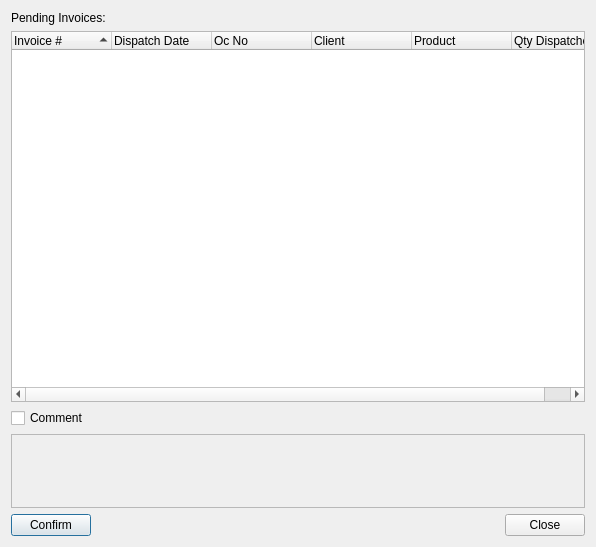
<?xml version="1.0" encoding="UTF-8"?>
<ui version="4.0">
 <class>ConfirmDelivery</class>
 <widget class="QDialog" name="ConfirmDelivery">
  <property name="geometry">
   <rect>
    <x>0</x>
    <y>0</y>
    <width>596</width>
    <height>547</height>
   </rect>
  </property>
  <property name="windowTitle">
   <string>Dialog</string>
  </property>
  <layout class="QVBoxLayout" name="verticalLayout">
   <item>
    <widget class="QLabel" name="label">
     <property name="text">
      <string>Pending Invoices:</string>
     </property>
    </widget>
   </item>
   <item>
    <widget class="QTreeWidget" name="trvDispatch">
     <property name="sizePolicy">
      <sizepolicy hsizetype="Expanding" vsizetype="Expanding">
       <horstretch>0</horstretch>
       <verstretch>5</verstretch>
      </sizepolicy>
     </property>
     <property name="alternatingRowColors">
      <bool>true</bool>
     </property>
     <property name="indentation">
      <number>0</number>
     </property>
     <property name="sortingEnabled">
      <bool>true</bool>
     </property>
     <column>
      <property name="text">
       <string>Invoice #</string>
      </property>
     </column>
     <column>
      <property name="text">
       <string>Dispatch Date</string>
      </property>
     </column>
     <column>
      <property name="text">
       <string>Oc No</string>
      </property>
     </column>
     <column>
      <property name="text">
       <string>Client</string>
      </property>
     </column>
     <column>
      <property name="text">
       <string>Product</string>
      </property>
     </column>
     <column>
      <property name="text">
       <string>Qty Dispatched</string>
      </property>
     </column>
    </widget>
   </item>
   <item>
    <widget class="QCheckBox" name="chkComment">
     <property name="text">
      <string>Comment</string>
     </property>
    </widget>
   </item>
   <item>
    <widget class="QPlainTextEdit" name="txtComment">
     <property name="enabled">
      <bool>false</bool>
     </property>
     <property name="sizePolicy">
      <sizepolicy hsizetype="Expanding" vsizetype="Expanding">
       <horstretch>0</horstretch>
       <verstretch>1</verstretch>
      </sizepolicy>
     </property>
    </widget>
   </item>
   <item>
    <layout class="QHBoxLayout" name="horizontalLayout">
     <item>
      <widget class="QPushButton" name="cmdConfirm">
       <property name="text">
        <string>Confirm</string>
       </property>
      </widget>
     </item>
     <item>
      <spacer name="horizontalSpacer">
       <property name="orientation">
        <enum>Qt::Horizontal</enum>
       </property>
       <property name="sizeHint" stdset="0">
        <size>
         <width>40</width>
         <height>20</height>
        </size>
       </property>
      </spacer>
     </item>
     <item>
      <widget class="QPushButton" name="cmdClose">
       <property name="text">
        <string>Close</string>
       </property>
      </widget>
     </item>
    </layout>
   </item>
  </layout>
 </widget>
 <resources/>
 <connections>
  <connection>
   <sender>chkComment</sender>
   <signal>toggled(bool)</signal>
   <receiver>txtComment</receiver>
   <slot>setEnabled(bool)</slot>
   <hints>
    <hint type="sourcelabel">
     <x>51</x>
     <y>310</y>
    </hint>
    <hint type="destinationlabel">
     <x>53</x>
     <y>325</y>
    </hint>
   </hints>
  </connection>
 </connections>
</ui>
